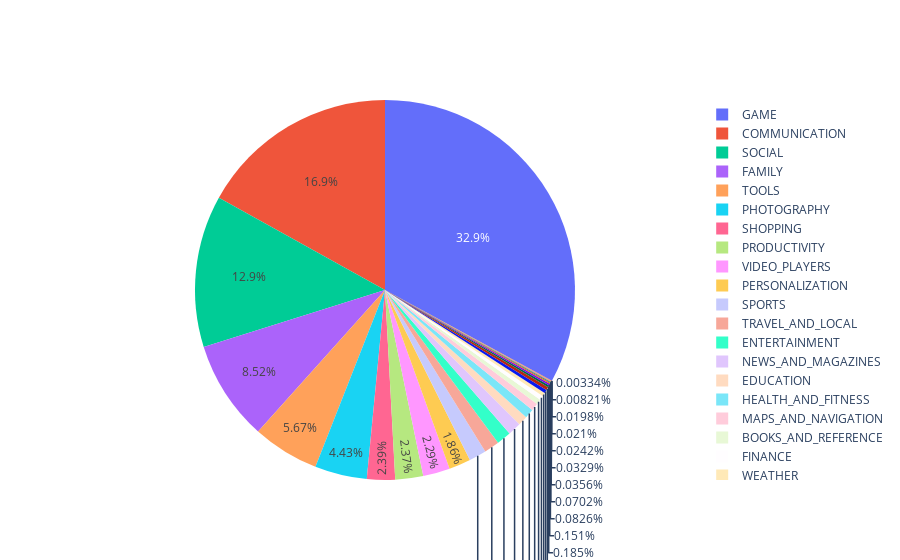
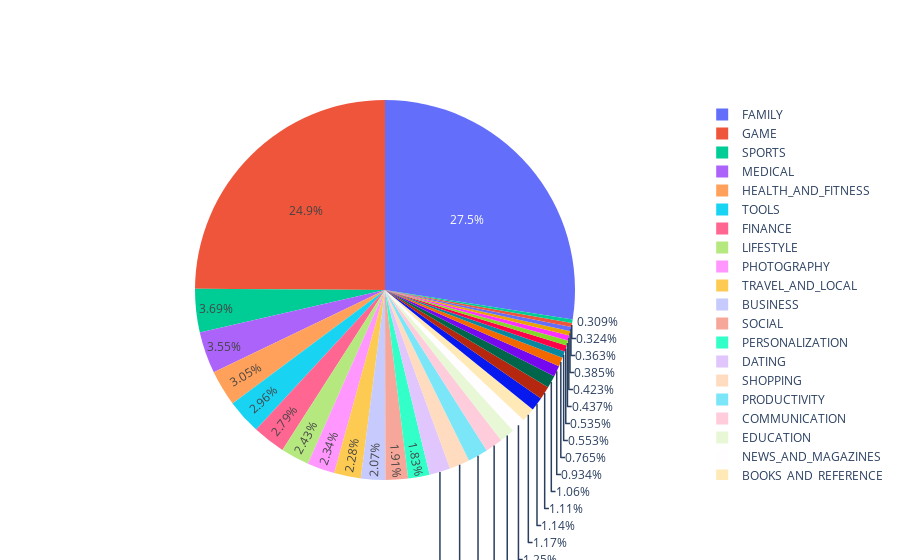
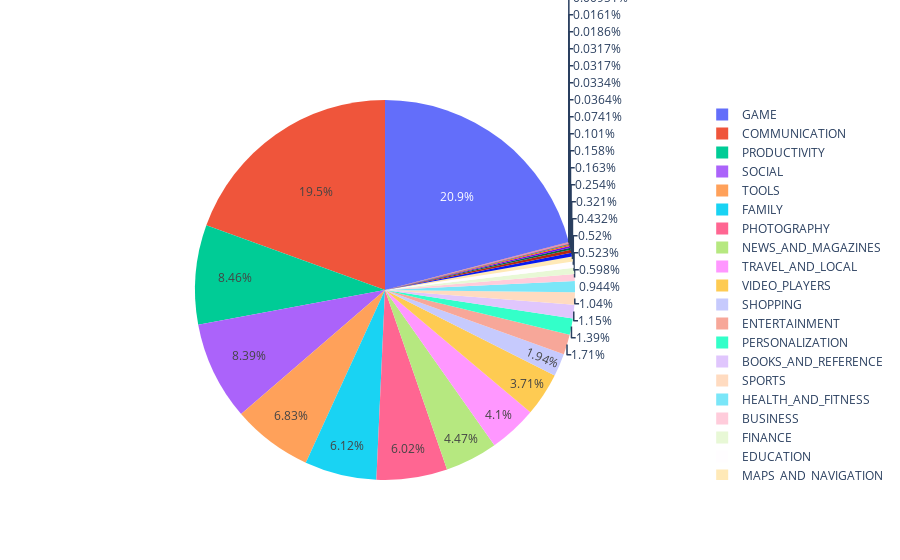

These figures' notebook cell, in order:
### Code cell
#Category with the Most Reviews, Most Space Consumption and Most Installations
from plotly import tools
import plotly.offline as py
import plotly.graph_objs as go

data_pie = [go.Pie(
        labels = no_reviews['Category'].tolist(),
        values = no_reviews['Reviews'].tolist(),
        hoverinfo = 'label+value',
        name= 'Reviews by Category'
    
)]

py.offline.iplot(data_pie, filename='active_category')

data_size_pie = [go.Pie(
        labels = most_space['Category'].tolist(),
        values = most_space['Size'].tolist(),
        hoverinfo = 'label+value',
        name = 'x'
    
)]

py.offline.iplot(data_size_pie, filename='active_category')

data_cat_pie = [go.Pie(
        labels = best_cat['Category'].tolist(),
        values = best_cat['Installs'].tolist(),
        hoverinfo = 'label+value',
        name='y'
    
)]

py.offline.iplot(data_cat_pie, filename='active_category')

### Figure 1 — Plotly figure (JSON) as saved in the notebook; plotly's stock layout.template omitted (floating-point values rounded to 4 significant figures)
{"data": [{"hoverinfo": "label+value", "labels": ["ART_AND_DESIGN", "AUTO_AND_VEHICLES", "BEAUTY", "BOOKS_AND_REFERENCE", "BUSINESS", "COMICS", "COMMUNICATION", "DATING", "EDUCATION", "ENTERTAINMENT", "EVENTS", "FAMILY", "FINANCE", "FOOD_AND_DRINK", "GAME", "HEALTH_AND_FITNESS", "HOUSE_AND_HOME", "LIBRARIES_AND_DEMO", "LIFESTYLE", "MAPS_AND_NAVIGATION", "MEDICAL", "NEWS_AND_MAGAZINES", "PARENTING", "PERSONALIZATION", "PHOTOGRAPHY", "PRODUCTIVITY", "SHOPPING", "SOCIAL", "SPORTS", "TOOLS", "TRAVEL_AND_LOCAL", "VIDEO_PLAYERS", "WEATHER"], "name": "Reviews by Category", "type": "pie", "values": [1714317, 1163630, 395133, 21958660, 13954086, 3381945, 815461799, 7291039, 39595010, 59178154, 160590, 410222902, 17550406, 8883009, 1585419577, 37893622, 3976004, 1013390, 12881769, 30659060, 1585622, 54399899, 953609, 89345396, 213516607, 114116717, 115041033, 621241091, 70829568, 273180158, 62617772, 110379692, 14604695]}], "layout": {}}

### Figure 2 — Plotly figure (JSON) as saved in the notebook; plotly's stock layout.template omitted (floating-point values rounded to 4 significant figures)
{"data": [{"hoverinfo": "label+value", "labels": ["FAMILY", "GAME", "SPORTS", "MEDICAL", "HEALTH_AND_FITNESS", "TOOLS", "FINANCE", "LIFESTYLE", "PHOTOGRAPHY", "TRAVEL_AND_LOCAL", "BUSINESS", "SOCIAL", "PERSONALIZATION", "DATING", "SHOPPING", "PRODUCTIVITY", "COMMUNICATION", "EDUCATION", "NEWS_AND_MAGAZINES", "BOOKS_AND_REFERENCE", "FOOD_AND_DRINK", "ENTERTAINMENT", "VIDEO_PLAYERS", "MAPS_AND_NAVIGATION", "AUTO_AND_VEHICLES", "HOUSE_AND_HOME", "PARENTING", "LIBRARIES_AND_DEMO", "ART_AND_DESIGN", "WEATHER", "COMICS", "BEAUTY", "EVENTS"], "name": "x", "type": "pie", "values": [48740.0, 44160.0, 6547.0, 6290.0, 5405.0, 5248.0, 4946.0, 4304.0, 4153.0, 4039.0, 3668.0, 3393.0, 3244.0, 3168.0, 3063.0, 3031.0, 2629.0, 2284.0, 2219.0, 2072.0, 2030.0, 1967.0, 1875.0, 1658.0, 1357.0, 980.3, 949.5, 774.8, 750.5, 683.7, 644.8, 574, 548.4]}], "layout": {}}

### Figure 3 — Plotly figure (JSON) as saved in the notebook; plotly's stock layout.template omitted (floating-point values rounded to 4 significant figures)
{"data": [{"hoverinfo": "label+value", "labels": ["ART_AND_DESIGN", "AUTO_AND_VEHICLES", "BEAUTY", "BOOKS_AND_REFERENCE", "BUSINESS", "COMICS", "COMMUNICATION", "DATING", "EDUCATION", "ENTERTAINMENT", "EVENTS", "FAMILY", "FINANCE", "FOOD_AND_DRINK", "GAME", "HEALTH_AND_FITNESS", "HOUSE_AND_HOME", "LIBRARIES_AND_DEMO", "LIFESTYLE", "MAPS_AND_NAVIGATION", "MEDICAL", "NEWS_AND_MAGAZINES", "PARENTING", "PERSONALIZATION", "PHOTOGRAPHY", "PRODUCTIVITY", "SHOPPING", "SOCIAL", "SPORTS", "TOOLS", "TRAVEL_AND_LOCAL", "VIDEO_PLAYERS", "WEATHER"], "name": "y", "type": "pie", "values": [124228100, 53129800, 26916200, 1921291655, 1001768120, 56036100, 32647241530, 264295110, 871352000, 2869160000, 15949410, 10257651590, 876612400, 273777750, 35085862717, 1583056220, 168582000, 61083000, 537561120, 724267560, 53205576, 7496210650, 31116110, 2325341930, 10088243130, 14176070180, 3247831540, 14069841475, 1751131465, 11450224500, 6868859300, 6221897200, 426096500]}], "layout": {}}
